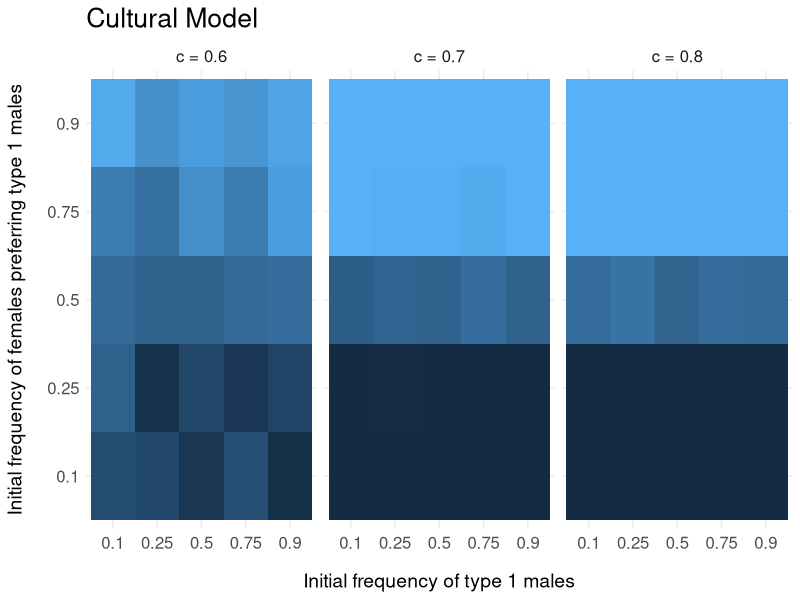
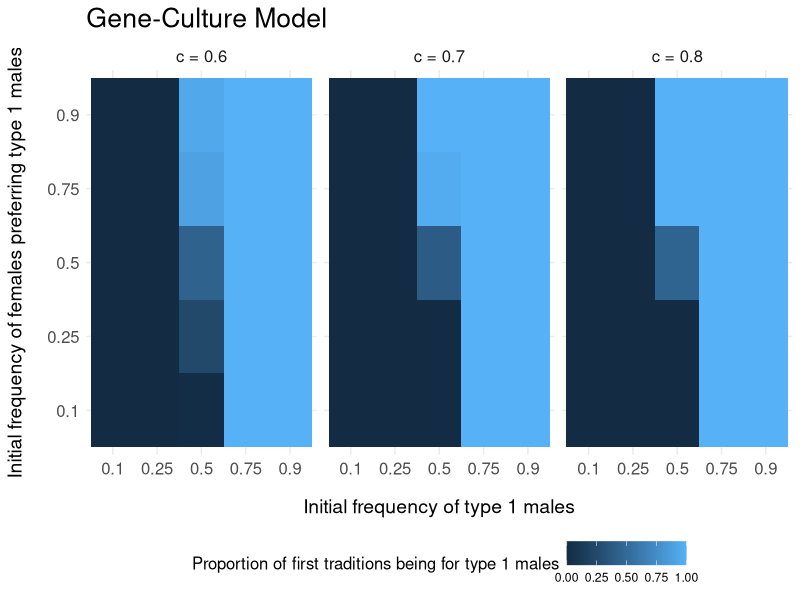
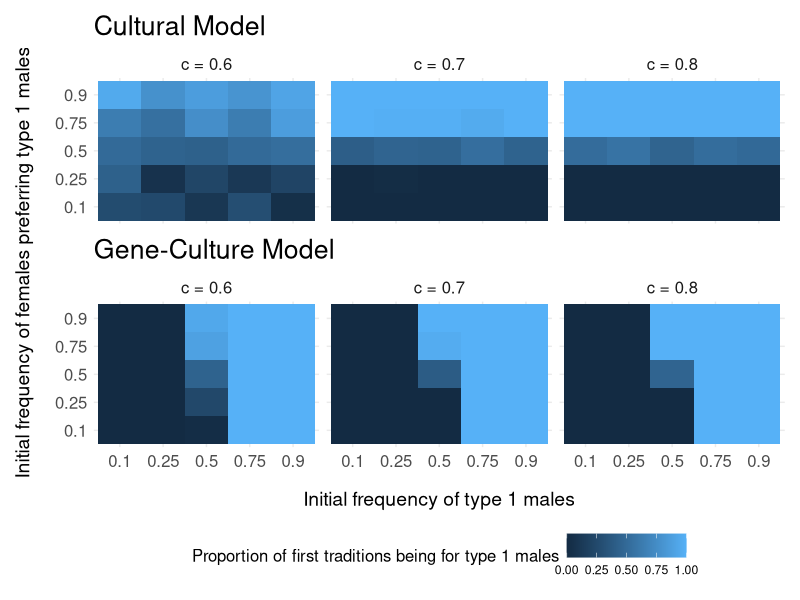
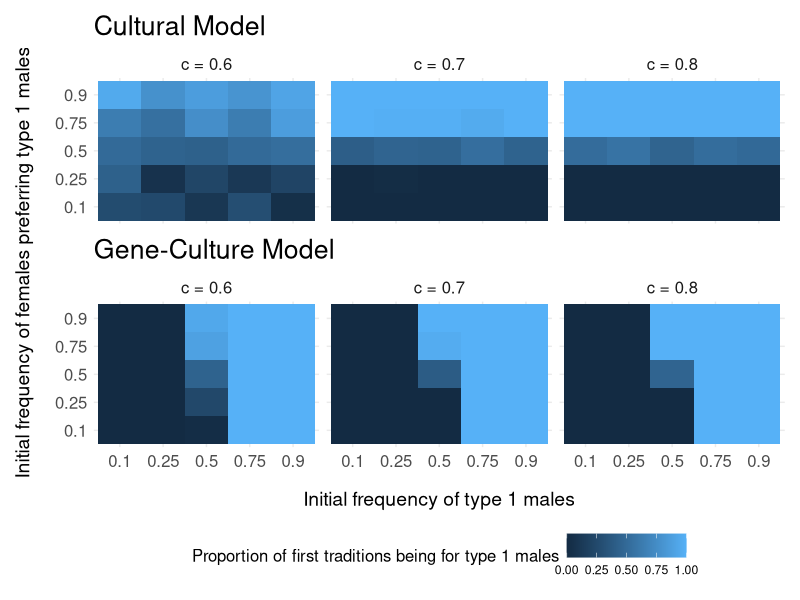

These figures' R source, in order:
# ==============================================================================
# SCRIPT TO STUDY INITIAL CONDITIONS EFFECTS AND GENE-CULTURE INTERACTIONS
# ==============================================================================
# This script generates Figure 7 (supplementary material section C) exploring 
# the effects of varying initial conditions on tradition formation. It examines
# how the initial frequencies of both male traits and female preferences interact
# to determine which trait becomes dominant in emergent traditions.
# ==============================================================================

#### opening dataframes from simulations ####

# ------------------------------------------------------------------------------
# DATA LOADING AND PREPROCESSING FOR INITIAL CONDITIONS ANALYSIS
# ------------------------------------------------------------------------------
# Load simulation results focused on the value of the first traditions for different
# initial conditions (different initial frequency for the male trait and for the
# female preference).

# Cultural Model datasets
trad_social_cultural <- read.csv("first_tradition_cultural_social.csv", sep = ";")
trad_social_cultural <- subset(trad_social_cultural, mutation_rate == 0.05) 
trad_null_cultural <- read.csv("first_tradition_cultural_null.csv", sep = ";")
trad_null_cultural <- subset(trad_null_cultural, mutation_rate == 0.05)

# Gene-Culture Model datasets
trad_social_geneculture <- read.csv("first_tradition_geneculture_social.csv", sep = ";")
trad_social_geneculture <- subset(trad_social_geneculture, mutation_rate == 0.05)
trad_null_geneculture <- read.csv("first_tradition_geneculture_null.csv", sep = ";")
trad_null_geneculture <- subset(trad_null_geneculture, mutation_rate == 0.05)


# Convert parameters to factors for proper categorical analysis

# Cultural Model factor conversions
trad_social_cultural$c <- as.factor(trad_social_cultural$c)                      
trad_social_cultural$mutation_rate <- as.factor(trad_social_cultural$mutation_rate)  

trad_null_cultural$c <- as.factor(trad_null_cultural$c)
trad_null_cultural$mutation_rate <- as.factor(trad_null_cultural$mutation_rate)

# Gene-Culture Model factor conversions
trad_social_geneculture$c <- as.factor(trad_social_geneculture$c)
trad_social_geneculture$mutation_rate <- as.factor(trad_social_geneculture$mutation_rate)

trad_null_geneculture$c <- as.factor(trad_null_geneculture$c)
trad_null_geneculture$mutation_rate <- as.factor(trad_null_geneculture$mutation_rate)

# ------------------------------------------------------------------------------
# SIMULATION PARAMETERS DOCUMENTATION
# ------------------------------------------------------------------------------
#### the parameters used in those simulations ####

## Global simulation parameters for initial conditions experiments
# These parameters differ from main analysis by including systematic variation
# of both initial trait and preference frequencies
p <- list(
  nb_class = c(1,1),              # Age structure: 1 juvenile + 1 adult class for each sex
  K = 1000,                       # Population carrying capacity
  female_strategy = "conformity",  # Female mate choice strategy (vs "koinophilia")
  survival = 0.9,                 # Per-timestep survival probability
  ageing = 0.1,                   # Probability to advance to next age class
  initial_trait_frequency = 0.5,  # Baseline trait frequency (varied in param_variation)
  initial_pref_frequency = 0.5,   # Baseline preference frequency (varied in param_variation)
  n_matings = 100,                # Maximum matings per male per timestep
  mutation_rate = 0.4,            # Baseline mutation rate (filtered to 0.05 in analysis)
  n_obs = 7,                      # Number of couples observed per female
  c = 0.7,                        # Baseline conformity strength (varied in param_variation)
  n_steps_removed = 1)            # Minimal exclusion period for tradition detection

## Parameter grid for social learning scenarios
# This design systematically explores the interaction between initial conditions
# and conformity strength to understand tradition emergence patterns
param_variation <- expand.grid(n_obs = 7,                                       
                               mutation_rate = c(1, 0.2, 0.05),                 
                               c = c(0.6, 0.7, 0.8),                            
                               initial_trait_frequency = c(0.1, 0.25, 0.5, 0.75, 0.9),      # Male trait frequencies
                               initial_pref_frequency = c(0.1, 0.25, 0.5, 0.75, 0.9))       # Female preference frequencies

## Parameter grid for null model (random choice baseline)
param_variation_null <- expand.grid(n_obs = 7,
                                    mutation_rate = c(1, 0.2, 0.05),
                                    c = 0.5,                                      # Fixed at random choice
                                    initial_trait_frequency = c(0.1, 0.25, 0.5, 0.75, 0.9),
                                    initial_pref_frequency = c(0.1, 0.25, 0.5, 0.75, 0.9))

## Other parameters
n_replicates <- 100                                        # Replications per parameter combination
n_steps <- 500                                            # Shorter simulation length for initial dynamics

# ------------------------------------------------------------------------------
# ANALYTICAL FUNCTIONS FOR TRADITION ANALYSIS
# ------------------------------------------------------------------------------
#### functions to compute the proportion of traditions ####

# Function to calculate average number of observable matings
average_n_matings <- function(n_obs, c_index, df_social) {
  df_subset <- df_social[which(df_social$n_obs == n_obs & df_social$c == c_index), ]
  average_matings <- round(mean(df_subset$mean_demos, na.rm = TRUE))
  return(average_matings)
}

# Function to calculate 95th percentile threshold from null model
quantile95 <- function(nobs, mutation, initial_trait_frequency, initial_pref_frequency, df_null) {
  # Filter null data for exact parameter match including initial conditions
  df_subset <- df_null[which(df_null$n_obs == nobs & 
                               df_null$mutation_rate == mutation & 
                               df_null$initial_trait_frequency == initial_trait_frequency & 
                               df_null$initial_pref_frequency == initial_pref_frequency), ]
  durations <- df_subset[, "tradition_duration"]
  quantile_95 <- quantile(durations, probs = 0.95)
  return(quantile_95)
}

# Function to calculate tradition proportion exceeding null expectations
prop_traditions <- function(n_obs, c_index, mutation_rate, initial_trait_frequency, initial_pref_frequency, df_null, df_social) {
  # Filter social learning data for exact parameter match
  df_subset <- df_social[which(df_social$n_obs == n_obs & 
                                 df_social$c == c_index & 
                                 df_social$mutation_rate == mutation_rate & 
                                 df_social$initial_trait_frequency == initial_trait_frequency & 
                                 df_social$initial_pref_frequency == initial_pref_frequency), ]
  # Get corresponding null threshold for these specific initial conditions
  quantile_95 <- quantile95(n_obs, mutation_rate, initial_trait_frequency, initial_pref_frequency, df_null)
  # Calculate proportion exceeding null expectation
  p_traditions <- nrow(subset(df_subset, tradition_duration > quantile_95)) / nrow(df_subset)
  return(p_traditions)
}

# ------------------------------------------------------------------------------
# TRADITION PROPORTION CALCULATIONS
# ------------------------------------------------------------------------------
#### computing the proportions of traditions ####

# Initialize result dataframes for both models
# Note: initial condition parameters are included in param_variation columns
col_names <- c("simu", "n_obs", "c", "mutation_rate", "n_demos", 
               "quantile_95", "prop_traditions")
prop_traditions_cultural_df <- as.data.frame(matrix(nrow = nrow(param_variation), ncol = length(col_names)))
colnames(prop_traditions_cultural_df) <- col_names
prop_traditions_geneculture_df <- as.data.frame(matrix(nrow = nrow(param_variation), ncol = length(col_names)))
colnames(prop_traditions_geneculture_df) <- col_names

# Calculate tradition proportions for Cultural Model
for (i in 1 : nrow(param_variation)) {
  prop_traditions_cultural_df[i, "simu"] <- i
  prop_traditions_cultural_df[i, colnames(param_variation)] <- param_variation[i,]  # Includes initial conditions
  prop_traditions_cultural_df[i, "n_demos"] <- average_n_matings(param_variation[i, "n_obs"], 
                                                                 param_variation[i, "c"], 
                                                                 trad_social_cultural)
  prop_traditions_cultural_df[i, "quantile_95"] <- quantile95(param_variation[i, "n_obs"], 
                                                              param_variation[i, "mutation_rate"], 
                                                              param_variation[i, "initial_trait_frequency"], 
                                                              param_variation[i, "initial_pref_frequency"], 
                                                              trad_null_cultural)
  prop_traditions_cultural_df[i, "prop_traditions"] <- prop_traditions(param_variation[i, "n_obs"], 
                                                                       param_variation[i, "c"], 
                                                                       param_variation[i, "mutation_rate"], 
                                                                       param_variation[i, "initial_trait_frequency"], 
                                                                       param_variation[i, "initial_pref_frequency"], 
                                                                       trad_null_cultural, 
                                                                       trad_social_cultural)
}

# Calculate tradition proportions for Gene-Culture Model
for (i in 1 : nrow(param_variation)) {
  prop_traditions_geneculture_df[i, "simu"] <- i
  prop_traditions_geneculture_df[i, colnames(param_variation)] <- param_variation[i,]
  prop_traditions_geneculture_df[i, "n_demos"] <- average_n_matings(param_variation[i, "n_obs"], 
                                                                    param_variation[i, "c"], 
                                                                    trad_social_geneculture)
  prop_traditions_geneculture_df[i, "quantile_95"] <- quantile95(param_variation[i, "n_obs"], 
                                                                 param_variation[i, "mutation_rate"], 
                                                                 param_variation[i, "initial_trait_frequency"], 
                                                                 param_variation[i, "initial_pref_frequency"], 
                                                                 trad_null_geneculture)
  prop_traditions_geneculture_df[i, "prop_traditions"] <- prop_traditions(param_variation[i, "n_obs"], 
                                                                          param_variation[i, "c"], 
                                                                          param_variation[i, "mutation_rate"], 
                                                                          param_variation[i, "initial_trait_frequency"], 
                                                                          param_variation[i, "initial_pref_frequency"], 
                                                                          trad_null_geneculture, 
                                                                          trad_social_geneculture)
}

# ------------------------------------------------------------------------------
# TRAIT-SPECIFIC TRADITION ANALYSIS
# ------------------------------------------------------------------------------
#### computing the proportion of first traditions being for trait 1 ####

# This section addresses the key question: when the first tradition emerges, which trait dominates?

# Initialize dataframes for trait-specific analysis
# These will contain the proportion of traditions that favor trait 1 vs trait 0
prop_trad_trait1_cultural <- param_variation
prop_trad_trait1_cultural$quantile_95 <- prop_traditions_cultural_df$quantile_95  # Use same thresholds
prop_trad_trait1_cultural$prop_trad1 <- NA  # Proportion of traditions favoring trait 1

# Calculate trait 1 tradition proportion for Cultural Model
for (i in 1 : nrow(prop_trad_trait1_cultural)) {
  # Filter data for exact parameter match including initial conditions
  sub_df <- trad_social_cultural[which(trad_social_cultural$c == prop_trad_trait1_cultural[i, "c"] & 
                                         trad_social_cultural$mutation_rate == prop_trad_trait1_cultural[i, "mutation_rate"] & 
                                         trad_social_cultural$initial_trait_frequency == prop_trad_trait1_cultural[i, "initial_trait_frequency"] & 
                                         trad_social_cultural$initial_pref_frequency == prop_trad_trait1_cultural[i, "initial_pref_frequency"]), ]
  
  # Use corresponding threshold from tradition analysis
  quantile_95 <- prop_traditions_cultural_df[i, "quantile_95"]
  
  # Calculate conditional proportion: P(tradition for trait 1 | tradition occurred)
  # Numerator: simulations with trait 1 traditions exceeding threshold
  # Denominator: all simulations with traditions (any trait) exceeding threshold
  prop_trad_trait1_cultural[i, "prop_trad1"] <- nrow(sub_df[which(sub_df$tradition_for_trait == 1 & 
                                                                    sub_df$tradition_duration > quantile_95), ]) / 
    nrow(sub_df[which(sub_df$tradition_duration > quantile_95), ])
}

# Calculate trait 1 tradition proportion for Gene-Culture Model
prop_trad_trait1_geneculture <- param_variation
prop_trad_trait1_geneculture$quantile_95 <- prop_traditions_geneculture_df$quantile_95
prop_trad_trait1_geneculture$prop_trad1 <- NA

for (i in 1 : nrow(prop_trad_trait1_geneculture)) {
  sub_df <- trad_social_geneculture[which(trad_social_geneculture$c == prop_trad_trait1_geneculture[i, "c"] & 
                                            trad_social_geneculture$mutation_rate == prop_trad_trait1_geneculture[i, "mutation_rate"] & 
                                            trad_social_geneculture$initial_trait_frequency == prop_trad_trait1_geneculture[i, "initial_trait_frequency"] & 
                                            trad_social_geneculture$initial_pref_frequency == prop_trad_trait1_geneculture[i, "initial_pref_frequency"]), ]
  
  quantile_95 <- prop_traditions_geneculture_df[i, "quantile_95"]
  
  prop_trad_trait1_geneculture[i, "prop_trad1"] <- nrow(sub_df[which(sub_df$tradition_for_trait == 1 & 
                                                                       sub_df$tradition_duration > quantile_95), ]) / 
    nrow(sub_df[which(sub_df$tradition_duration > quantile_95), ])
}

# ------------------------------------------------------------------------------
# HEATMAP VISUALIZATION SETUP
# ------------------------------------------------------------------------------
#### plot ####

# Load required visualization libraries
library(ggplot2)    # Core plotting functionality
library(patchwork)  # For combining multiple plots

# Create descriptive labels for conformity strength facets
# These will appear as panel headers showing different conformity levels
c_labs <- c()
for (i in 1 : length(unique(param_variation$c))){
  c_labs[i] <- paste("c =", unique(param_variation$c)[i])
}
names(c_labs) <- unique(param_variation$c)

# Convert variables to factors for proper discrete heatmap visualization

# Cultural Model data conversions
prop_trad_trait1_cultural$c <- as.factor(prop_trad_trait1_cultural$c)
prop_trad_trait1_cultural$mutation_rate <- as.factor(prop_trad_trait1_cultural$mutation_rate)
prop_trad_trait1_cultural$initial_trait_frequency <- as.factor(prop_trad_trait1_cultural$initial_trait_frequency)
prop_trad_trait1_cultural$initial_pref_frequency <- as.factor(prop_trad_trait1_cultural$initial_pref_frequency)

# Gene-Culture Model data conversions
prop_trad_trait1_geneculture$c <- as.factor(prop_trad_trait1_geneculture$c)
prop_trad_trait1_geneculture$mutation_rate <- as.factor(prop_trad_trait1_geneculture$mutation_rate)
prop_trad_trait1_geneculture$initial_trait_frequency <- as.factor(prop_trad_trait1_geneculture$initial_trait_frequency)
prop_trad_trait1_geneculture$initial_pref_frequency <- as.factor(prop_trad_trait1_geneculture$initial_pref_frequency)

# ------------------------------------------------------------------------------
# CULTURAL MODEL HEATMAP CONSTRUCTION
# ------------------------------------------------------------------------------
# Create heatmap showing interaction between initial trait and preference frequencies
# X-axis: initial trait frequency in males, Y-axis: initial preference frequency in females
# Color: proportion of emergent traditions that favor trait 1 (vs trait 0)
heatmap_traditions_cultural <- ggplot(prop_trad_trait1_cultural, aes(x = initial_trait_frequency, y = initial_pref_frequency, fill = prop_trad1)) +
  geom_tile() +
  facet_wrap(~ c, labeller = labeller(c = c_labs)) +
  labs(x = "Initial frequency of type 1 males",                           
       y = "Initial frequency of females preferring type 1 males",       
       fill = "Proportion of first traditions being for type 1 males",  
       title = "Cultural Model") +                                        
  theme_minimal() +
  theme(legend.position = "none",             
        strip.background = element_blank(),     
        title = element_text(size = 16),       
        axis.title.x = element_text(size = 14, margin = margin(t = 15)),  
        axis.title.y = element_text(size = 14, margin = margin(r = 15)), 
        axis.text.x = element_text(size = 12),  
        axis.text.y = element_text(size = 12),  
        legend.title = element_text(size = 12), 
        strip.text = element_text(size = 12)) 
heatmap_traditions_cultural

# ------------------------------------------------------------------------------
# GENE-CULTURE MODEL HEATMAP CONSTRUCTION
# ------------------------------------------------------------------------------
# Identical structure to Cultural Model heatmap for direct comparison
heatmap_traditions_geneculture <- ggplot(prop_trad_trait1_geneculture, aes(x = initial_trait_frequency, y = initial_pref_frequency, fill = prop_trad1)) +
  geom_tile() +
  facet_wrap(~ c, labeller = labeller(c = c_labs)) +
  labs(x = "Initial frequency of type 1 males", 
       y = "Initial frequency of females preferring type 1 males", 
       fill = "Proportion of first traditions being for type 1 males", 
       title = "Gene-Culture Model") +
  theme_minimal() +
  theme(legend.position = "bottom",     
        strip.background = element_blank(),
        title = element_text(size = 16),    
        axis.title.x = element_text(size = 14, margin = margin(t = 15)),
        axis.title.y = element_text(size = 14, margin = margin(r = 15)), 
        axis.text.x = element_text(size = 12),  
        axis.text.y = element_text(size = 12),
        legend.title = element_text(size = 12),  
        strip.text = element_text(size = 12)) 
heatmap_traditions_geneculture

# ------------------------------------------------------------------------------
# FINAL FIGURE ASSEMBLY AND EXPORT
# ------------------------------------------------------------------------------
# Combine both heatmaps vertically using patchwork grammar
# This allows direct comparison between Cultural and Gene-Culture model outcomes
heatmaps_cultural_culturalnd_geneculture <- heatmap_traditions_cultural / heatmap_traditions_geneculture + 
  plot_layout(axes = "collect") 
heatmaps_cultural_culturalnd_geneculture

# Export final combined figure as PDF for supplementary materials
pdf(file = "figure7.pdf",
    width = 9, height = 8.5)
heatmaps_cultural_culturalnd_geneculture
dev.off()

# Alternative SVG export option (commented out)
# svg(file = "gc_interaction.svg",
#     width = 9, height = 8.5)
# heatmaps_cultural_culturalnd_geneculture
# dev.off()